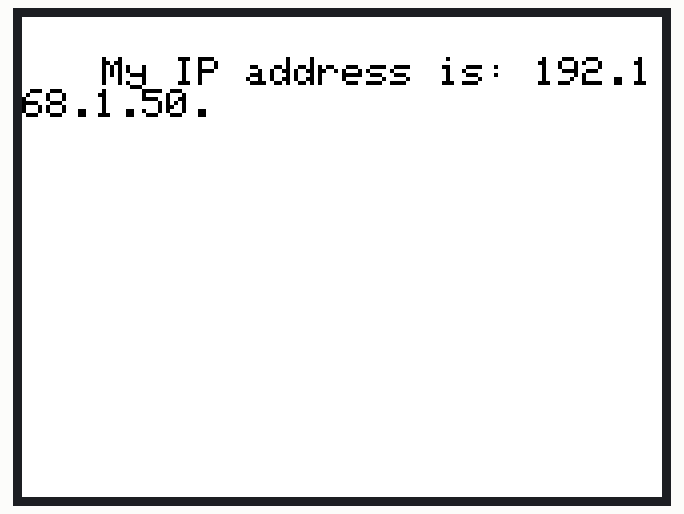
Bench run of a sketch on a simulated Arduino Uno, built with avr-gcc and run on an emulated ATmega328P. On the bench: 320×240 colour display. WiFi joins after 1.5 s; servers stay silent unless stated.

Above: at 1.8 s.

The sketch:

tft_ethernet.ino
```cpp
/*
  DHCP-based IP printer using TFT

 This sketch uses the DHCP extensions to the Ethernet library
 to get an IP address via DHCP and print the address obtained.
 using an Arduino Wiznet Ethernet shield.

 Circuit:
 * Ethernet shield attached to pins 10, 11, 12, 13

 created 12 April 2011
 modified 9 Apr 2012
 by Tom Igoe

 */

#include <SPI.h>
#include <Ethernet.h>
#include <Adafruit_GFX.h> // Hardware-specific library
#include <MCUFRIEND_kbv.h>
MCUFRIEND_kbv tft;

#define BLACK   0x0000
#define BLUE    0x001F
#define RED     0xF800
#define GREEN   0x07E0
#define CYAN    0x07FF
#define MAGENTA 0xF81F
#define YELLOW  0xFFE0
#define WHITE   0xFFFF

// work in line numbers.  Font height in ht
int16_t ht = 16, top = 3, line, lines = 15, scroll;

// Enter a MAC address for your controller below.
// Newer Ethernet shields have a MAC address printed on a sticker on the shield
byte mac[] = {
  0x00, 0xAA, 0xBB, 0xCC, 0xDE, 0x02 };

// Initialize the Ethernet client library
// with the IP address and port of the server
// that you want to connect to (port 80 is default for HTTP):
EthernetClient client;

void setup() {
    tft.reset();
    uint16_t id = tft.readID();
    tft.begin(id);
    tft.setRotation(1);     //Portrait
    tft.fillScreen(WHITE);
    tft.setTextColor(BLACK, WHITE);
    tft.setTextSize(2);     // System font is 8 pixels.  ht = 8*2=16
    tft.setCursor(40, 20);
   // tft.print("ID = 0x");
   // tft.println(id, HEX);
 //   if (id == 0x9320 || id == 0x9325 || id == 0xB509) {
//        top = 0;                      // these controllers scroll full screen
    //    lines = tft.height() / ht;    // we are in portrait mode
//    }
  //  if (id == 0x7783) {
  //      tft.println("can NOT scroll");
   //     while (1);                    // die.
 //   }
 //   tft.setCursor(0, 0);
  //  for (line = 1; line < 21; line++) tft.println(String(line) + ": ");

  // start the Ethernet connection:
  if (Ethernet.begin(mac) == 0) {
    Serial.println("Failed to configure Ethernet using DHCP");
    // no point in carrying on, so do nothing forevermore:
    for(;;)
      ;
  }
  // print your local IP address:
  tft.print("My IP address is: ");
  for (byte thisByte = 0; thisByte < 4; thisByte++) {
    // print the value of each byte of the IP address:
    tft.print(Ethernet.localIP()[thisByte], DEC);
    tft.print(".");
  }
  tft.println();
}

/*
 * © Francesco Potortì 2013 - GPLv3 - Revision: 1.13
 *
 * Send an NTP packet and wait for the response, return the Unix time
 *
 * To lower the memory footprint, no buffers are allocated for sending
 * and receiving the NTP packets.  Four bytes of memory are allocated
 * for transmision, the rest is random garbage collected from the data
 * memory segment, and the received packet is read one byte at a time.
 * The Unix time is returned, that is, seconds from 1970-01-01T00:00.
 */
unsigned long inline ntpUnixTime (UDP &udp)
{
  static int udpInited = udp.begin(123); // open socket on arbitrary port

  const char timeServer[] = "pool.ntp.org";  // NTP server

  // Only the first four bytes of an outgoing NTP packet need to be set
  // appropriately, the rest can be whatever.
  const long ntpFirstFourBytes = 0xEC0600E3; // NTP request header

  // Fail if WiFiUdp.begin() could not init a socket
  if (! udpInited)
    return 0;

  // Clear received data from possible stray received packets
  udp.flush();

  // Send an NTP request
  if (! (udp.beginPacket(timeServer, 123) // 123 is the NTP port
	 && udp.write((byte *)&ntpFirstFourBytes, 48) == 48
	 && udp.endPacket()))
    return 0;				// sending request failed

  // Wait for response; check every pollIntv ms up to maxPoll times
  const int pollIntv = 150;		// poll every this many ms
  const byte maxPoll = 15;		// poll up to this many times
  int pktLen;				// received packet length
  for (byte i=0; i<maxPoll; i++) {
    if ((pktLen = udp.parsePacket()) == 48)
      break;
    delay(pollIntv);
  }
  if (pktLen != 48)
    return 0;				// no correct packet received

  // Read and discard the first useless bytes
  // Set useless to 32 for speed; set to 40 for accuracy.
  const byte useless = 40;
  for (byte i = 0; i < useless; ++i)
    udp.read();

  // Read the integer part of sending time
  unsigned long time = udp.read();	// NTP time
  for (byte i = 1; i < 4; i++)
    time = time << 8 | udp.read();

  // Round to the nearest second if we want accuracy
  // The fractionary part is the next byte divided by 256: if it is
  // greater than 500ms we round to the next second; we also account
  // for an assumed network delay of 50ms, and (0.5-0.05)*256=115;
  // additionally, we account for how much we delayed reading the packet
  // since its arrival, which we assume on average to be pollIntv/2.
  time += (udp.read() > 115 - pollIntv/8);

  // Discard the rest of the packet
  udp.flush();

  return time - 2208988800ul;		// convert NTP time to Unix time
}


void loop() {

}
```
